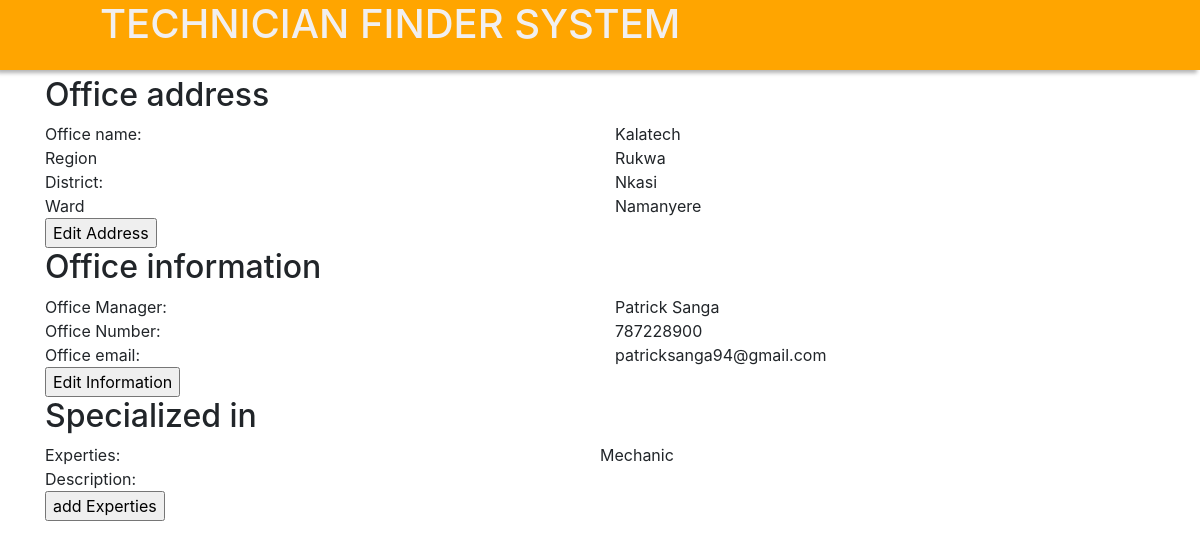
/techprofile.php (signed in), run on the app's committed database.
### tables this page shows
CREATE TABLE `officeinfo` (
  `office_id` int(255) NOT NULL,
  `officename` varchar(255) NOT NULL,
  `managername` varchar(255) NOT NULL,
  `email` varchar(255) NOT NULL,
  `phonenumber` int(10) NOT NULL,
  `pssword` varchar(255) NOT NULL,
  `region_id` int(11) NOT NULL,
  `district_id` int(11) NOT NULL,
  `id` int(11) NOT NULL
);

CREATE TABLE `regions` (
  `id` int(255) NOT NULL,
  `name` varchar(255) NOT NULL
);

CREATE TABLE `districts` (
  `id` int(255) NOT NULL,
  `name` varchar(255) NOT NULL,
  `description` varchar(255) DEFAULT NULL,
  `region_id` int(255) NOT NULL
);

CREATE TABLE `wards` (
  `id` int(255) NOT NULL,
  `name` varchar(255) NOT NULL,
  `district_id` int(255) NOT NULL
);

CREATE TABLE `officeexperties` (
  `office_id` int(11) NOT NULL,
  `experties_id` int(11) NOT NULL,
  `descr` varchar(500) NOT NULL
);

CREATE TABLE `experties` (
  `experties_id` int(11) NOT NULL,
  `experties` varchar(255) NOT NULL
);

### techprofile.php (the view, shortened to what this page needs)
<!DOCTYPE html>
<html>
    <head>
    <link rel="stylesheet" href="https://maxcdn.bootstrapcdn.com/bootstrap/4.0.0/css/bootstrap.min.css">
     <link rel="stylesheet" href="style1.css">
    </head>
        <body>
        <div class = "top">
            <div class = "heading">
            <h1>
                TECHNICIAN FINDER SYSTEM
            </h1>
            </div>
        </div>
        <div class = "mx-auto">
        <?php
    include 'conn.php';
   if($_SESSION["login"]){
    $query="SELECT * FROM officeinfo where office_id = ".$_SESSION["office_id"];
    $res=mysqli_query($conn,$query);
   }
    while($row=mysqli_fetch_array($res)){
    ?>
    <div class="container">
    <h2>Office address</h2>
    <div class ="row">
        <div class ="col-md-6">
        Office name:
        </div>
        <div class = "col-md-6"><?php echo $row["officename"];?></div>
        </div>
        <div class = "row">
            <div class = "col-md-6">
            Region
            </div>
        <div class = "col-md-6"><?php
        $sql="SELECT * FROM regions WHERE id=".$row["region_id"];
        $sql2 ="SELECT * FROM districts WHERE id=".$row["district_id"];
        $sql3 ="SELECT * FROM wards WHERE id=".$row["id"];
        $results=mysqli_query($conn,$sql);
        $row2 = mysqli_fetch_array($results);
        echo $row2["name"];?></div>
        </div>
        <div class = "row">
        <div class = "col-md-6">
        District:
        </div>
        <div class = "col-md-6"><?php
        $results=mysqli_query($conn,$sql2);
        $row2 = mysqli_fetch_array($results);
        echo $row2["name"];?></div>
        </div>
        <div class = "row">
        <div class = "col-md-6">
        Ward
        </div>
        <div class = "col-md-6">
        <?php
        $results=mysqli_query($conn,$sql3);
        $row3 = mysqli_fetch_array($results);
        echo $row3["name"];
        ?></div>
        </div>
        <input type="button" onclick="location.href='edit.php'" value = "Edit Address">
        <h2>Office information</h2>
        <div class="row">
        <div class ="col-md-6">
        Office Manager:
        </div>
        <div class = "col-md-6"><?php echo $row["managername"];?></div>
        </div>
        <div class="row">
        <div class="col-md-6">
        Office Number:
        </div>
        <div class = "col-md-6"><?php echo $row["phonenumber"];?></div>
        </div>
        <div class="row">
        <div class="col-md-6">
        Office email:
        </div>
        <div class = "col-md-6"><?php echo $row["email"];?></div>
        </div>
        <input type="button" onclick="location.href='editinfo.php'" value = "Edit Information">
        <h2> Specialized in</h2>
        <?php
        $query2="SELECT * FROM officeexperties WHERE office_id='$_SESSION[office_id]'";
        $res3=mysqli_query($conn,$query2);
        while($row4=mysqli_fetch_array($res3)){
            ?>
            <div class="row">
                <div class = "col-md-6">
                Experties:
                </div>
            <div>
                <?php
                $sql4="SELECT * FROM experties WHERE experties_id=".$row4["experties_id"];
                $res5=mysqli_query($conn,$sql4);
                $row5=mysqli_fetch_array($res5);
                echo $row5["experties"];
                ?>
            </div>
            </div>
            <div class="row">
                <div class="col-md-6">
                Description:
                </div>
            </div>
            <?php
        }
        ?>
        <input type="button" onclick="location.href='addexperties.php'" value = "add Experties">
    </div>
    <?php
    }
    ?>
        </div>
        </body>
</html>

### style1.css (style rules this page uses)
.top { margin:0; padding:0; color: rgb(241, 239, 239); display:inline-block; text-align: center; overflow: hidden; height: 70px; position: relative; top: 0; width: 100%; background-color:orange; box-shadow: -3px 3px 4px rgba(3,3,3,0.3); overflow: hidden; border: none; z-index: 4; }
.heading { float: left; padding: 0px 100px; }

### data on the page
officeinfo: officename "Kalatech", region.name "Rukwa", district.name "Nkasi", id.name "Namanyere", managername "Patrick Sanga", phonenumber "787228900", email "patricksanga94@gmail.com"
officeexperties: experties.experties "Mechanic"
